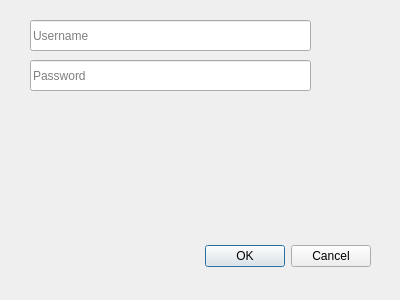
<?xml version="1.0" encoding="UTF-8"?>
<ui version="4.0">
 <class>AuthorizationDialog</class>
 <widget class="QDialog" name="AuthorizationDialog">
  <property name="geometry">
   <rect>
    <x>0</x>
    <y>0</y>
    <width>400</width>
    <height>300</height>
   </rect>
  </property>
  <property name="windowTitle">
   <string>Authorization</string>
  </property>
  <widget class="QDialogButtonBox" name="buttonBox">
   <property name="geometry">
    <rect>
     <x>30</x>
     <y>240</y>
     <width>341</width>
     <height>32</height>
    </rect>
   </property>
   <property name="orientation">
    <enum>Qt::Horizontal</enum>
   </property>
   <property name="standardButtons">
    <set>QDialogButtonBox::Cancel|QDialogButtonBox::Ok</set>
   </property>
  </widget>
  <widget class="QLineEdit" name="lineEditUsername">
   <property name="geometry">
    <rect>
     <x>30</x>
     <y>20</y>
     <width>281</width>
     <height>31</height>
    </rect>
   </property>
   <property name="placeholderText">
    <string>Username</string>
   </property>
  </widget>
  <widget class="QLineEdit" name="lineEditPassword">
   <property name="geometry">
    <rect>
     <x>30</x>
     <y>60</y>
     <width>281</width>
     <height>31</height>
    </rect>
   </property>
   <property name="echoMode">
    <enum>QLineEdit::Password</enum>
   </property>
   <property name="placeholderText">
    <string>Password</string>
   </property>
  </widget>
 </widget>
 <resources/>
 <connections>
  <connection>
   <sender>buttonBox</sender>
   <signal>accepted()</signal>
   <receiver>AuthorizationDialog</receiver>
   <slot>accept()</slot>
   <hints>
    <hint type="sourcelabel">
     <x>248</x>
     <y>254</y>
    </hint>
    <hint type="destinationlabel">
     <x>157</x>
     <y>274</y>
    </hint>
   </hints>
  </connection>
  <connection>
   <sender>buttonBox</sender>
   <signal>rejected()</signal>
   <receiver>AuthorizationDialog</receiver>
   <slot>reject()</slot>
   <hints>
    <hint type="sourcelabel">
     <x>316</x>
     <y>260</y>
    </hint>
    <hint type="destinationlabel">
     <x>286</x>
     <y>274</y>
    </hint>
   </hints>
  </connection>
 </connections>
</ui>
